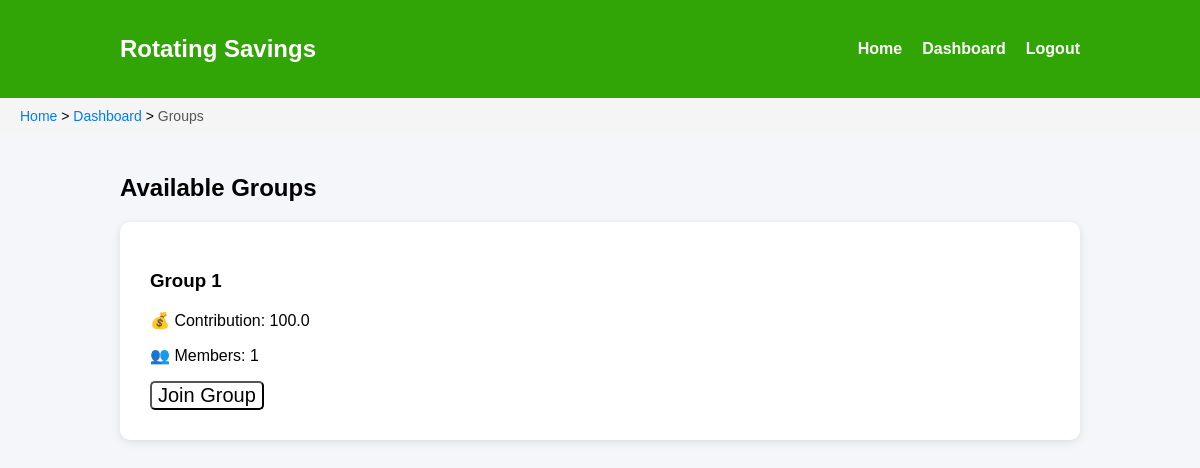
The page /groups (signed in) on the database its author committed.
### app/models.py (models this page shows, shortened)
class Group(db.Model):
    id = db.Column(db.Integer, primary_key=True)
    name = db.Column(db.String(100), nullable=False)
    contribution_amount = db.Column(db.Float, nullable=False)      # Amount each member contributes per cycle
    payout_frequency_days = db.Column(db.Integer, default=14) # defines payout cycle frequency
    created_at = db.Column(db.DateTime, default=datetime.utcnow)
    owner_id = db.Column(db.Integer, db.ForeignKey('user.id'), nullable=False)
    members = db.relationship('GroupMember', back_populates='group', cascade="all, delete-orphan")      # All members in this group via GroupMember table
    payouts = db.relationship('PayoutSchedule', backref='group', lazy=True, cascade="all, delete-orphan")     # Payout schedule entries for this group

### app/routes.py (the view)
@main.route('/groups')
@login_required
def groups():
    all_groups = Group.query.all()
    breadcrumbs = [
        {"label": "Home", "url": url_for('main.home')},
        {"label": "Dashboard", "url": url_for('main.dashboard')},
        {"label": "Groups", "url": None}
    ]
    return render_template('groups.html', groups=all_groups, breadcrumb=breadcrumbs)

### app/models.py (called while the page is built)
@login.user_loader
def load_user(user_id):
    return User.query.get(int(user_id))

### app/templates/groups.html
{% extends "base.html" %}
{% block content %}
<h2>Available Groups</h2>
{% if groups %}
    {% for group in groups %}
        <div class="card p-3 mb-2">
            <h3>{{ group.name }}</h3>
            <p>💰 Contribution: {{ group.contribution_amount }}</p>
            <p>👥 Members: {{ group.members|length }}</p>
            <form method="POST" action="{{ url_for('main.join_group', group_id=group.id) }}">
                <button class="buttons">Join Group</button>
            </form>
        </div>
    {% endfor %}
{% else %}
    <p>No groups available yet.</p>
{% endif %}
{% endblock %}

### app/static/style.css (style rules this page uses)
body { font-family: Arial, sans-serif; margin: 0; background-color: #f4f6f9; }
.card { background: white; padding: 30px; border-radius: 10px; box-shadow: 0 2px 8px rgba(0,0,0,0.1); }
.buttons { font-size: 20px; background-color: white; text-decoration-color: black; border-radius: 5px; }

### rows shown on the page
Group: name "Group 1", contribution_amount "100.0", members|length "1"

### other values the page prints
{{ item.label }} "Home" "Dashboard"
{{ item.label }} "Groups"
